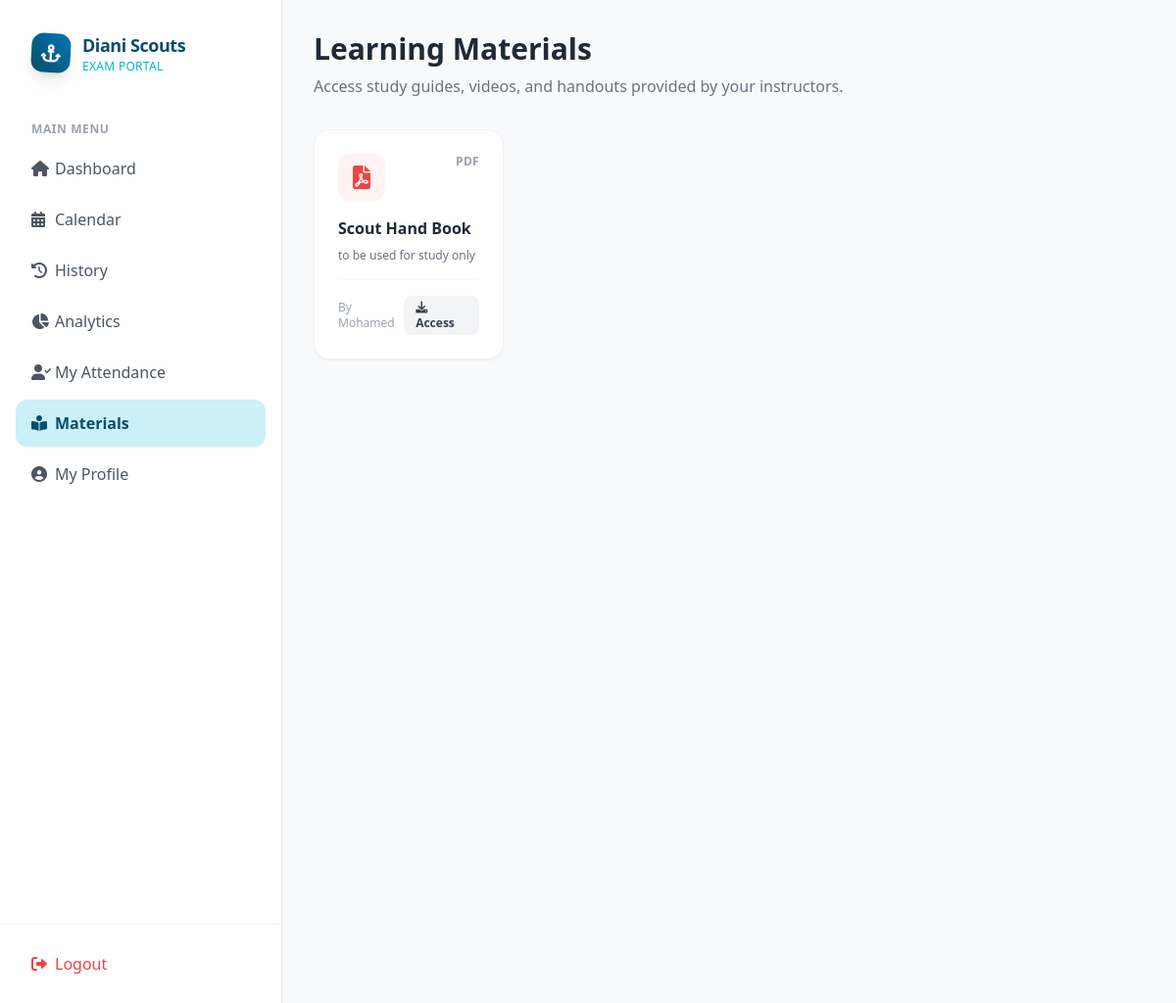
/student/materials.php (signed in), run on the app's committed database.
### tables this page shows
CREATE TABLE `materials` (
  `id` int(11) NOT NULL AUTO_INCREMENT,
  `title` varchar(255) NOT NULL,
  `description` text DEFAULT NULL,
  `file_path` varchar(255) DEFAULT NULL,
  `type` enum('pdf','video','link','other') DEFAULT 'other',
  `uploaded_by` int(11) DEFAULT NULL,
  `created_at` datetime DEFAULT current_timestamp(),
  PRIMARY KEY (`id`),
  KEY `uploaded_by` (`uploaded_by`),
  CONSTRAINT `materials_ibfk_1` FOREIGN KEY (`uploaded_by`) REFERENCES `users` (`id`) ON DELETE SET NULL
);

CREATE TABLE `users` (
  `id` int(11) NOT NULL AUTO_INCREMENT,
  `name` varchar(100) NOT NULL,
  `email` varchar(100) NOT NULL,
  `password` varchar(255) NOT NULL,
  `role` enum('student','instructor','admin') DEFAULT 'student',
  `created_at` timestamp NULL DEFAULT current_timestamp(),
  `school` varchar(255) DEFAULT NULL,
  `troop_id` varchar(50) DEFAULT NULL,
  `profile_image` varchar(255) DEFAULT 'assets/images/default_avatar.png',
  `status` enum('active','inactive') DEFAULT 'active',
  PRIMARY KEY (`id`),
  UNIQUE KEY `email` (`email`)
);

### student/materials.php (the view, shortened to what this page needs)
<?php
include_once '../config/db.php';
$database = new PDO("mysql:host=$host;dbname=$db_name", $username, $password);
$query = "SELECT m.*, u.name as instructor_name FROM materials m JOIN users u ON m.uploaded_by = u.id ORDER BY created_at DESC";
$stmt = $database->query($query);
?>
<?php include_once '../includes/header.php'; ?>
<div class="flex flex-col md:flex-row flex-1 bg-gray-50 h-screen overflow-hidden">
    <?php include_once '../includes/sidebar.php'; ?>
    <main class="flex-1 overflow-y-auto p-8">
        <h1 class="text-3xl font-bold text-gray-800 mb-2">Learning Materials</h1>
        <p class="text-gray-500 mb-8">Access study guides, videos, and handouts provided by your instructors.</p>
        <div class="grid grid-cols-1 md:grid-cols-3 lg:grid-cols-4 gap-6">
            <?php while ($row = $stmt->fetch(PDO::FETCH_ASSOC)): ?>
                <?php
                $icon = 'file';
                $color = 'gray';
                if ($row['type'] == 'pdf') {
                    $icon = 'file-pdf';
                    $color = 'red';
                } elseif ($row['type'] == 'video') {
                    $icon = 'play-circle';
                    $color = 'blue';
                } elseif ($row['type'] == 'link') {
                    $icon = 'link';
                    $color = 'green';
                }
                ?>
                <div
                    class="bg-white rounded-2xl shadow-sm border border-gray-100 p-6 hover:shadow-lg transition group flex flex-col h-full">
                    <div class="flex items-start justify-between mb-4">
                        <div
                            class="w-12 h-12 rounded-xl bg-<?php echo $color; ?>-50 text-<?php echo $color; ?>-500 flex items-center justify-center text-2xl">
                            <i class="fas fa-<?php echo $icon; ?>"></i>
                        </div>
                        <span class="text-xs font-bold text-gray-400 uppercase tracking-wide">
                            <?php echo $row['type']; ?>
                        </span>
                    </div>
                    <h3 class="font-bold text-gray-800 mb-2 line-clamp-2" title="<?php echo $row['title']; ?>">
                        <?php echo $row['title']; ?>
                    </h3>
                    <p class="text-xs text-gray-500 mb-4 flex-1">
                        <?php echo $row['description']; ?>
                    </p>
                    <div class="mt-auto pt-4 border-t border-gray-50 flex items-center justify-between">
                        <span class="text-xs text-gray-400">By
                            <?php echo explode(' ', $row['instructor_name'])[0]; ?>
                        </span>
                        <a href="../<?php echo $row['file_path']; ?>" target="_blank"
                            class="bg-gray-100 text-gray-700 px-3 py-1 rounded-lg text-xs font-bold hover:bg-brand-blue hover:text-white transition">
                            <i class="fas fa-download mr-1"></i> Access
                        </a>
                    </div>
                </div>
            <?php endwhile; ?>
        </div>
    </main>
</div>
<?php include_once '../includes/footer.php'; ?>

### assets/css/style.css (style rules this page uses)
body { font-family: 'Inter', sans-serif; }

### data on the page
materials: type "PDF", title "Scout Hand Book", description "to be used for study only", uploaded_by.name "Mohamed"
